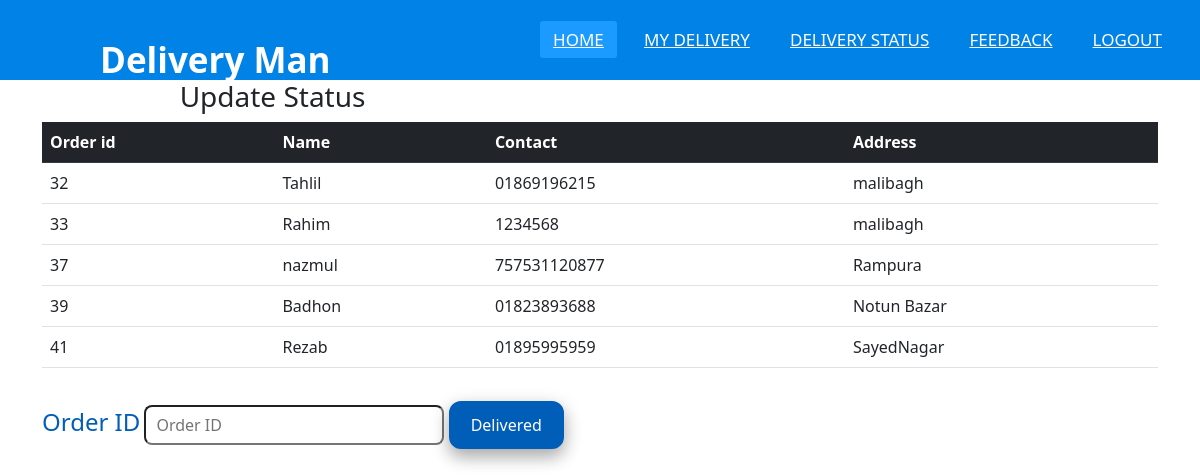
The app's page /Delivery/dstatus.php (signed in) with its own data.
### tables this page shows
CREATE TABLE `order_data` (
  `o_id` int(11) NOT NULL,
  `c_id` int(11) DEFAULT NULL,
  `c_name` varchar(20) NOT NULL,
  `s_id` int(11) DEFAULT NULL,
  `pickman_id` int(11) DEFAULT NULL,
  `dropup_id` int(11) DEFAULT NULL,
  `area` varchar(30) DEFAULT NULL,
  `d_location` varchar(20) DEFAULT NULL,
  `c_contact` varchar(30) DEFAULT NULL,
  `o_progress` varchar(20) DEFAULT 'pending',
  `Orderdate` date NOT NULL DEFAULT current_timestamp(),
  `d_date` varchar(20) DEFAULT NULL,
  `bill` varchar(20) DEFAULT NULL,
  `d_type` varchar(20) DEFAULT NULL,
  `p_type` varchar(20) DEFAULT NULL,
  `s_name` varchar(30) DEFAULT NULL,
  `d_status` tinyint(1) NOT NULL
);

### Delivery/dstatus.php (the view, shortened to what this page needs)
<?php
include_once('db_connect.php');
$id = $_SESSION["uid"];
$sql = "SELECT c_name,c_contact,d_location,o_id FROM `order_data` WHERE pickman_id = $id AND o_progress='pick';";
$result = mysqli_query($conn, $sql);
?>
<!DOCTYPE html>
<html lang="en">
<head>
  <link rel="stylesheet" href="style.css">
  <link rel="stylesheet" href="https://cdnjs.cloudflare.com/ajax/libs/font-awesome/5.15.3/css/all.min.css"/>
  <link href="https://cdn.jsdelivr.net/npm/bootstrap@5.2.0/dist/css/bootstrap.min.css" rel="stylesheet">
</head>
<body>
  <nav>
    <label class="logo">Delivery Man</label>
    <ul>
    <li><a class="active" href="dhome.html">Home</a></li>
       <li><a href="mydelivery.php">My Delivery</a></li>
       <li><a href="dstatus.php">Delivery Status </a></li>
       <li><a href="#">Feedback</a></li>
       <li><a href="logout.php">Logout</a></li>
    </ul>
  </nav>
  <div class="container">
        <h3 class="text-center">Update Status</h3>
        <table class="table">
            <thead class="table-dark">
                <tr>
                    <th>Order id</th>
                    <th> Name</th>
                    <th>Contact</th>
                    <th>Address</th>
                </tr>
            </thead>
      <tbody>
      <?php
               if($result){
                while($row = $result->fetch_assoc()){
                  echo "<tr><td>" .$row['o_id']. "</td><td>" .$row['c_name'] .  "</td><td>" .$row['c_contact'] .  "</td><td>" .$row['d_location'] . "</td></tr>";
                }
              }
                ?>
      </tbody>
    </table>
    <form action="dstatus.php" method="post">
<label for=""> Order ID</label>
<input type="text" name="ordid" placeholder="Order ID">
<button type="submit" class="btns" name="delivery">Delivered</button>
        </form>
  </div>
</body>
</html>

### Delivery/style.css (style rules this page uses)
* { padding: 0; margin: 0; text-decoration: none; list-style: none; box-sizing: border-box; }
body { font-family: montserrat; }
nav { background: #0082e6; height: 80px; width: 100%; }
label.logo { color: white; font-size: 35px; line-height: 80px; padding: 0 100px; font-weight: bold; }
nav ul { float: right; margin-right: 20px; }
nav ul li { display: inline-block; line-height: 80px; margin: 0 5px; }
nav ul li a { color: white; font-size: 17px; padding: 7px 13px; border-radius: 3px; text-transform: uppercase; }
a.active,a:hover { background: #1b9bff; transition: .5s; }

### Delivery/dstatus.php (style rules this page uses)
.btns { font-size: 16px; padding: 10px 20px; border-radius: 12px; transition-duration: 0.4s; background-color: #005EB8; color: white; border: 2px solid #005EB8; box-shadow: 0 8px 16px 0 rgba(0,0,0,0.2), 0 6px 20px 0 rgba(0,0,0,0.19); }
label { color: #005EB8; margin: 20px 0px; font-size: 24px; }
input { height: 40px; border-radius: 8px; width: 300px; padding: 0px 10px; }

### records on screen
order_data: o_id "32", c_name "Tahlil", c_contact "01869196215", d_location "malibagh"
order_data: o_id "33", c_name "Rahim", c_contact "1234568", d_location "malibagh"
order_data: o_id "37", c_name "nazmul", c_contact "757531120877", d_location "Rampura"
order_data: o_id "39", c_name "Badhon", c_contact "01823893688", d_location "Notun Bazar"
order_data: o_id "41", c_name "Rezab", c_contact "01895995959", d_location "SayedNagar"
